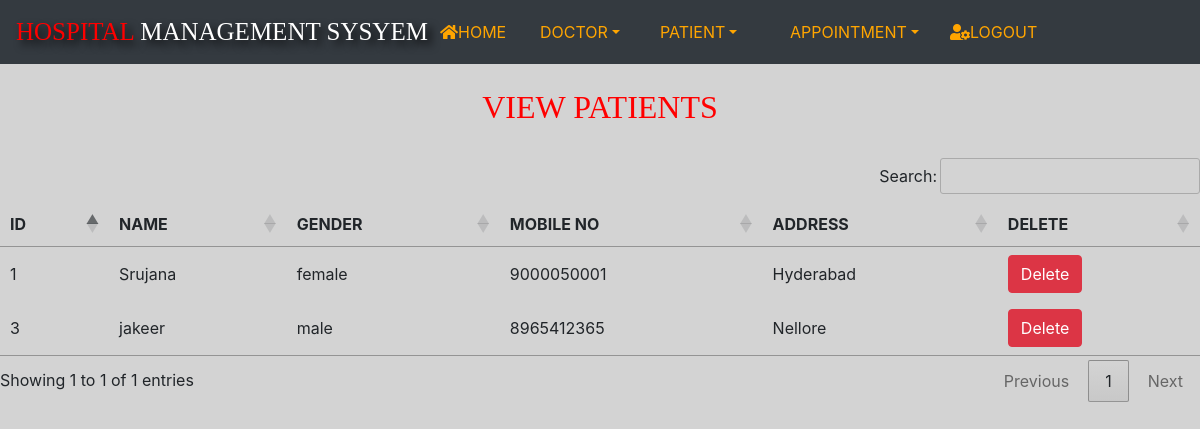
Page /view_patient/ (signed in) on the committed database.
### app/models.py (models this page shows, shortened)
class Patient(models.Model):
    p_no=models.AutoField(primary_key=True)
    p_name=models.CharField(max_length=20)
    gender=models.CharField(max_length=20)
    p_contactno=models.IntegerField(unique=True)
    p_address=models.CharField(max_length=50)

### app/views.py (the view)
# urls.py: path('view_patient/',view_patient,name='view_patient'),
def view_patient(request):
    if not request.user.is_staff:
        return redirect('admin_login')
    pt=Patient.objects.all()
    return render(request,"view_patient.html",{"pt":pt})

### templates/view_patient.html
{% extends 'index.html' %}
{% block body %}
  <br>
<h2 style="text-align: center;font-family: Algerian;color: red">VIEW PATIENTS</h2>
    <br>
<table align="center" id="example">
<thead>
<tr>
    <th>ID</th>
    <th>NAME</th>
    <th>GENDER</th>
    <th>MOBILE NO</th>
    <th>ADDRESS</th>
    <th>DELETE</th>
</tr>
</thead>
{% for x in pt %}
    <tbody>
    <tr>
    <td>{{ x.p_no }}</td>
    <td>{{ x.p_name }}</td>
    <td>{{ x.gender }}</td>
    <td>{{ x.p_contactno }}</td>
    <td>{{ x.p_address }}</td>
        <td><a href="{% url 'delete_patient' %}?rno={{ x.p_no }}"  onclick="return confirm('Are u sure wanted to delete?')" class="btn btn-danger">Delete</a></td>
    </tr>
    </tbody>
{% endfor %}
</table>
{% endblock %}

### rows in the picture
Patient: p_no "1", p_name "Srujana", gender "female", p_contactno "9000050001", p_address "Hyderabad"
Patient: p_no "3", p_name "jakeer", gender "male", p_contactno "8965412365", p_address "Nellore"
